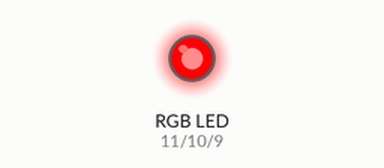
Bench run of a sketch on a simulated Arduino Uno, built with avr-gcc and run on an emulated ATmega328P. On the bench: an RGB LED mixed from three pins (HIGH = lit). Dim RGB values are drawn brighter than linear.

Above: at 0.05 s.
At 1.5 s:
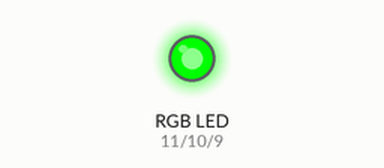
At 3.0 s:
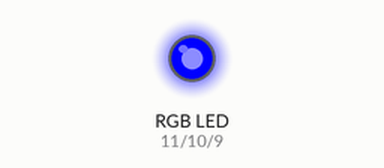
At 6.55 s:
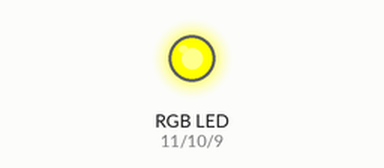
At 9.8 s:
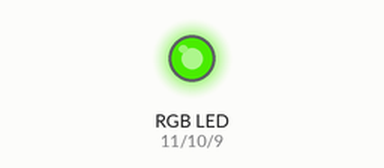
At 13.1 s:
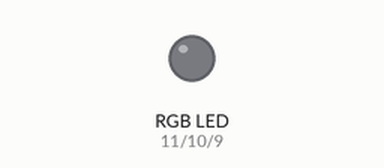
Timing chart, 0 to 17.1 s (numbered marks = the images above):
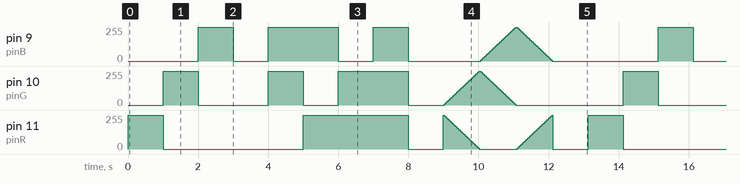

Measured:
- by itself, pin 9 (pinB), pin 10 (pinG), pin 11 (pinR): moves between 0/255 and 255/255, repeating every 13.1 s

The sketch:

sketch_sep29e.ino
```cpp
const byte pinR = 11; //pwm
const byte pinG = 10; //pwm
const byte pinB = 9; //pwm

void setRGB(int r, int g, int b)
{
  analogWrite(pinR, r);
  analogWrite(pinG, g);
  analogWrite(pinB, b);
}

void setup() {
}

void loop() {
  setRGB(255,0,0); //red
  delay(1000);
  setRGB(0,255,0); //green
  delay(1000);
  setRGB(0,0,255); //blue
  delay(1000);
  setRGB(0,0,0);
  delay(1000);
  setRGB(0, 255, 255); //cyan
  delay(1000);
  setRGB(255, 0, 255); //magenta
  delay(1000);
  setRGB(255, 255, 0); //yellow
  delay(1000);
  setRGB(255, 255, 255); //white
  delay(1000);
  setRGB(0, 0, 0);
  delay(1000);
  for (int i=0; i<256; i+=5) {
  setRGB(255-i, i, 0);
  delay(20);
  }
  for (int i=0; i<256; i+=5) {
  setRGB(0, 255-i, i);
  delay(20);
  }
  for (int i=0; i<256; i+=5) {
  setRGB(i, 0, 255-i);
  delay(20);
  }
  setRGB(0, 0, 0);
  delay(1000);
}
```
